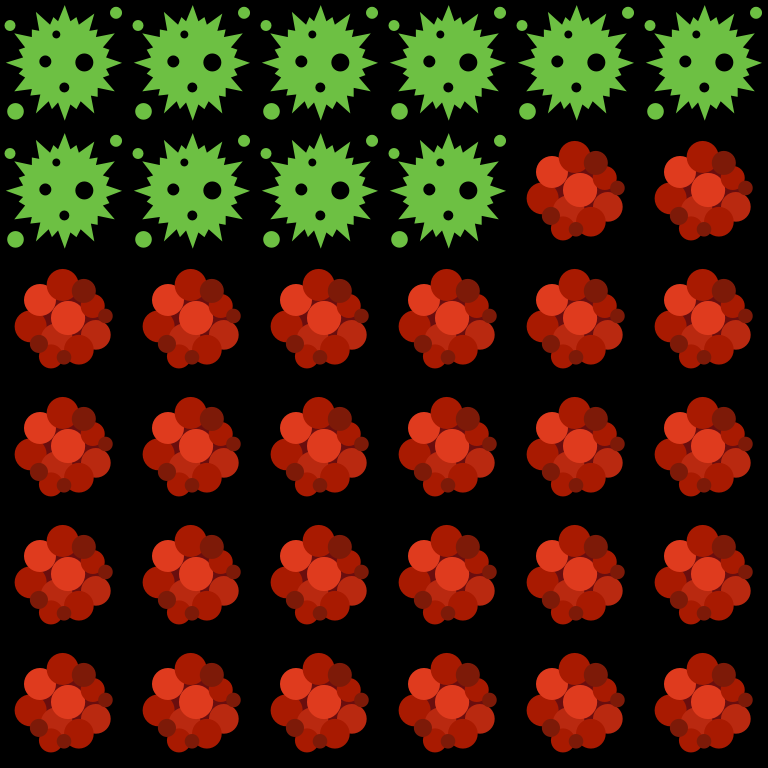

Below is a game level as drawn by its tile map, then a one-line description and the .tmx file that defines it, in full:
An orthogonal 6x6 tile map with 128x128 px tiles, 1 tile layer (Tile Layer 1).

<map version="1.0" tiledversion="1.0.3" orientation="orthogonal" renderorder="right-down" width="6" height="6" tilewidth="128" tileheight="128" nextobjectid="1">
 <tileset firstgid="1" name="Tiles" tilewidth="128" tileheight="128" tilecount="14" columns="7">
  <image source="../images/Tiles.png" width="896" height="256" />
 </tileset>
 <layer name="Tile Layer 1" width="6" height="6">
  <data encoding="csv">
11,11,11,11,11,11,
11,11,11,11,13,13,
13,13,13,13,13,13,
13,13,13,13,13,13,
13,13,13,13,13,13,
13,13,13,13,13,13
</data>
 </layer>
</map>
